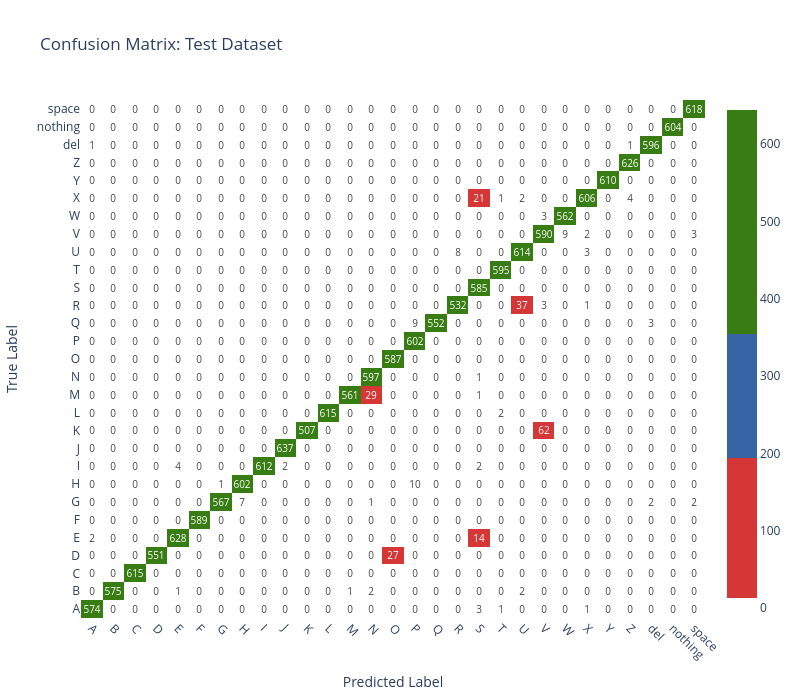

The notebook cell saved with this chart:
### Code cell
test_model(loaded_model)
# test_model(loaded_model, test_loader = test2_loader)

### Figure 1 — Plotly figure (JSON) as saved in the notebook; plotly's stock layout.template omitted (floating-point values rounded to 4 significant figures; data arrays with more than 128 entries replaced by an {"elided": "..."} marker saying what was removed)
{"data": [{"colorscale": [[0, "#ffffff"], [0.02002, "#ffffff"], [0.02002, "#d53737"], [0.3003, "#d53737"], [0.3003, "#3664a4"], [0.5506, "#3664a4"], [0.5506, "#387d13"], [1, "#387d13"]], "hovertemplate": "True: %{y}<br>Predicted: %{x}<br>Count: %{z}<extra></extra>", "text": {"elided": "29x29 int values"}, "textfont": {"size": 10}, "texttemplate": "%{text}", "type": "heatmap", "x": ["A", "B", "C", "D", "E", "F", "G", "H", "I", "J", "K", "L", "M", "N", "O", "P", "Q", "R", "S", "T", "U", "V", "W", "X", "Y", "Z", "del", "nothing", "space"], "y": ["A", "B", "C", "D", "E", "F", "G", "H", "I", "J", "K", "L", "M", "N", "O", "P", "Q", "R", "S", "T", "U", "V", "W", "X", "Y", "Z", "del", "nothing", "space"], "z": {"elided": "29x29 int values"}, "zmax": 644, "zmin": 0}], "layout": {"height": 700, "title": {"text": "Confusion Matrix: Test Dataset"}, "width": 800, "xaxis": {"tickangle": 45, "title": {"text": "Predicted Label"}}, "yaxis": {"title": {"text": "True Label"}}}}
